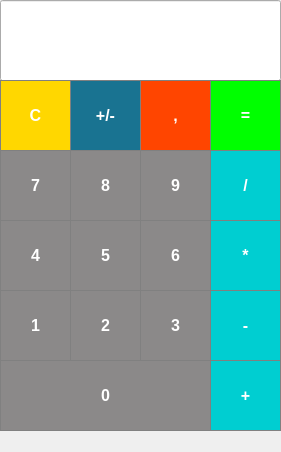
<?xml version="1.0" encoding="UTF-8"?>
<ui version="4.0">
 <class>MainWindow</class>
 <widget class="QMainWindow" name="MainWindow">
  <property name="geometry">
   <rect>
    <x>0</x>
    <y>0</y>
    <width>281</width>
    <height>452</height>
   </rect>
  </property>
  <property name="sizePolicy">
   <sizepolicy hsizetype="Fixed" vsizetype="Fixed">
    <horstretch>0</horstretch>
    <verstretch>0</verstretch>
   </sizepolicy>
  </property>
  <property name="minimumSize">
   <size>
    <width>281</width>
    <height>452</height>
   </size>
  </property>
  <property name="maximumSize">
   <size>
    <width>281</width>
    <height>522</height>
   </size>
  </property>
  <property name="windowTitle">
   <string>MainWindow</string>
  </property>
  <widget class="QWidget" name="centralWidget">
   <widget class="QPushButton" name="pb_7">
    <property name="geometry">
     <rect>
      <x>0</x>
      <y>150</y>
      <width>71</width>
      <height>71</height>
     </rect>
    </property>
    <property name="font">
     <font>
      <family>Tahoma</family>
      <pointsize>12</pointsize>
      <weight>75</weight>
      <italic>false</italic>
      <bold>true</bold>
      <underline>false</underline>
      <strikeout>false</strikeout>
     </font>
    </property>
    <property name="styleSheet">
     <string notr="true">QPushButton {
background-color: rgb(139, 137, 137);
color: white; 
border: 1px solid gray;
}
QPushButton:pressed {
background-color: qlineargradient(x1: 0, y1: 0, x2: 0, y2: 1,
stop: 0 #dadbde, stop: 1 #f6f7fa);
}</string>
    </property>
    <property name="text">
     <string>7</string>
    </property>
   </widget>
   <widget class="QPushButton" name="pb_8">
    <property name="geometry">
     <rect>
      <x>70</x>
      <y>150</y>
      <width>71</width>
      <height>71</height>
     </rect>
    </property>
    <property name="font">
     <font>
      <family>Tahoma</family>
      <pointsize>12</pointsize>
      <weight>75</weight>
      <italic>false</italic>
      <bold>true</bold>
      <underline>false</underline>
      <strikeout>false</strikeout>
     </font>
    </property>
    <property name="styleSheet">
     <string notr="true">QPushButton {
background-color: rgb(139, 137, 137);
color: white; 
border: 1px solid gray;
}
QPushButton:pressed {
background-color: qlineargradient(x1: 0, y1: 0, x2: 0, y2: 1,
stop: 0 #dadbde, stop: 1 #f6f7fa);
}</string>
    </property>
    <property name="text">
     <string>8</string>
    </property>
   </widget>
   <widget class="QPushButton" name="pb_9">
    <property name="geometry">
     <rect>
      <x>140</x>
      <y>150</y>
      <width>71</width>
      <height>71</height>
     </rect>
    </property>
    <property name="font">
     <font>
      <family>Tahoma</family>
      <pointsize>12</pointsize>
      <weight>75</weight>
      <italic>false</italic>
      <bold>true</bold>
      <underline>false</underline>
      <strikeout>false</strikeout>
     </font>
    </property>
    <property name="styleSheet">
     <string notr="true">QPushButton {
background-color: rgb(139, 137, 137);
color: white; 
border: 1px solid gray;
}
QPushButton:pressed {
background-color: qlineargradient(x1: 0, y1: 0, x2: 0, y2: 1,
stop: 0 #dadbde, stop: 1 #f6f7fa);
}</string>
    </property>
    <property name="text">
     <string>9</string>
    </property>
   </widget>
   <widget class="QPushButton" name="pb_4">
    <property name="geometry">
     <rect>
      <x>0</x>
      <y>220</y>
      <width>71</width>
      <height>71</height>
     </rect>
    </property>
    <property name="font">
     <font>
      <family>Tahoma</family>
      <pointsize>12</pointsize>
      <weight>75</weight>
      <italic>false</italic>
      <bold>true</bold>
      <underline>false</underline>
      <strikeout>false</strikeout>
     </font>
    </property>
    <property name="styleSheet">
     <string notr="true">QPushButton {
background-color: rgb(139, 137, 137);
color: white; 
border: 1px solid gray;
}
QPushButton:pressed {
background-color: qlineargradient(x1: 0, y1: 0, x2: 0, y2: 1,
stop: 0 #dadbde, stop: 1 #f6f7fa);
}</string>
    </property>
    <property name="text">
     <string>4</string>
    </property>
   </widget>
   <widget class="QPushButton" name="pb_6">
    <property name="geometry">
     <rect>
      <x>140</x>
      <y>220</y>
      <width>71</width>
      <height>71</height>
     </rect>
    </property>
    <property name="font">
     <font>
      <family>Tahoma</family>
      <pointsize>12</pointsize>
      <weight>75</weight>
      <italic>false</italic>
      <bold>true</bold>
      <underline>false</underline>
      <strikeout>false</strikeout>
     </font>
    </property>
    <property name="styleSheet">
     <string notr="true">QPushButton {
background-color: rgb(139, 137, 137);
color: white; 
border: 1px solid gray;
}
QPushButton:pressed {
background-color: qlineargradient(x1: 0, y1: 0, x2: 0, y2: 1,
stop: 0 #dadbde, stop: 1 #f6f7fa);
}</string>
    </property>
    <property name="text">
     <string>6</string>
    </property>
   </widget>
   <widget class="QPushButton" name="pb_5">
    <property name="geometry">
     <rect>
      <x>70</x>
      <y>220</y>
      <width>71</width>
      <height>71</height>
     </rect>
    </property>
    <property name="font">
     <font>
      <family>Tahoma</family>
      <pointsize>12</pointsize>
      <weight>75</weight>
      <italic>false</italic>
      <bold>true</bold>
      <underline>false</underline>
      <strikeout>false</strikeout>
     </font>
    </property>
    <property name="styleSheet">
     <string notr="true">QPushButton {
background-color: rgb(139, 137, 137);
color: white; 
border: 1px solid gray;
}
QPushButton:pressed {
background-color: qlineargradient(x1: 0, y1: 0, x2: 0, y2: 1,
stop: 0 #dadbde, stop: 1 #f6f7fa);
}</string>
    </property>
    <property name="text">
     <string>5</string>
    </property>
   </widget>
   <widget class="QPushButton" name="pb_3">
    <property name="geometry">
     <rect>
      <x>140</x>
      <y>290</y>
      <width>71</width>
      <height>71</height>
     </rect>
    </property>
    <property name="font">
     <font>
      <family>Tahoma</family>
      <pointsize>12</pointsize>
      <weight>75</weight>
      <italic>false</italic>
      <bold>true</bold>
      <underline>false</underline>
      <strikeout>false</strikeout>
     </font>
    </property>
    <property name="styleSheet">
     <string notr="true">QPushButton {
background-color: rgb(139, 137, 137);
color: white; 
border: 1px solid gray;
}
QPushButton:pressed {
background-color: qlineargradient(x1: 0, y1: 0, x2: 0, y2: 1,
stop: 0 #dadbde, stop: 1 #f6f7fa);
}</string>
    </property>
    <property name="text">
     <string>3</string>
    </property>
   </widget>
   <widget class="QPushButton" name="pb_2">
    <property name="geometry">
     <rect>
      <x>70</x>
      <y>290</y>
      <width>71</width>
      <height>71</height>
     </rect>
    </property>
    <property name="font">
     <font>
      <family>Tahoma</family>
      <pointsize>12</pointsize>
      <weight>75</weight>
      <italic>false</italic>
      <bold>true</bold>
      <underline>false</underline>
      <strikeout>false</strikeout>
     </font>
    </property>
    <property name="styleSheet">
     <string notr="true">QPushButton {
background-color: rgb(139, 137, 137);
color: white; 
border: 1px solid gray;
}
QPushButton:pressed {
background-color: qlineargradient(x1: 0, y1: 0, x2: 0, y2: 1,
stop: 0 #dadbde, stop: 1 #f6f7fa);
}</string>
    </property>
    <property name="text">
     <string>2</string>
    </property>
   </widget>
   <widget class="QPushButton" name="pb_1">
    <property name="geometry">
     <rect>
      <x>0</x>
      <y>290</y>
      <width>71</width>
      <height>71</height>
     </rect>
    </property>
    <property name="font">
     <font>
      <family>Tahoma</family>
      <pointsize>12</pointsize>
      <weight>75</weight>
      <italic>false</italic>
      <bold>true</bold>
      <underline>false</underline>
      <strikeout>false</strikeout>
     </font>
    </property>
    <property name="styleSheet">
     <string notr="true">QPushButton {
background-color: rgb(139, 137, 137);
color: white; 
border: 1px solid gray;
}
QPushButton:pressed {
background-color: qlineargradient(x1: 0, y1: 0, x2: 0, y2: 1,
stop: 0 #dadbde, stop: 1 #f6f7fa);
}</string>
    </property>
    <property name="text">
     <string>1</string>
    </property>
   </widget>
   <widget class="QPushButton" name="pb_0">
    <property name="geometry">
     <rect>
      <x>0</x>
      <y>360</y>
      <width>211</width>
      <height>71</height>
     </rect>
    </property>
    <property name="font">
     <font>
      <family>Tahoma</family>
      <pointsize>12</pointsize>
      <weight>75</weight>
      <italic>false</italic>
      <bold>true</bold>
      <underline>false</underline>
      <strikeout>false</strikeout>
     </font>
    </property>
    <property name="styleSheet">
     <string notr="true">QPushButton {
background-color: rgb(139, 137, 137);
color: white; 
border: 1px solid gray;
}
QPushButton:pressed {
background-color: qlineargradient(x1: 0, y1: 0, x2: 0, y2: 1,
stop: 0 #dadbde, stop: 1 #f6f7fa);
}</string>
    </property>
    <property name="text">
     <string>0</string>
    </property>
   </widget>
   <widget class="QPushButton" name="pb_umnozh">
    <property name="geometry">
     <rect>
      <x>210</x>
      <y>220</y>
      <width>71</width>
      <height>71</height>
     </rect>
    </property>
    <property name="font">
     <font>
      <family>Tahoma</family>
      <pointsize>12</pointsize>
      <weight>75</weight>
      <italic>false</italic>
      <bold>true</bold>
      <underline>false</underline>
      <strikeout>false</strikeout>
     </font>
    </property>
    <property name="styleSheet">
     <string notr="true">QPushButton {
background-color: rgb(0, 206, 209);
color: white; 
border: 1px solid gray;
}

QPushButton:pressed {
background-color: qlineargradient(x1: 0, y1: 0, x2: 0, y2: 1,
stop: 0 #FF7832, stop: 1 #FF9739);
}</string>
    </property>
    <property name="text">
     <string>*</string>
    </property>
   </widget>
   <widget class="QPushButton" name="pb_delit">
    <property name="geometry">
     <rect>
      <x>210</x>
      <y>150</y>
      <width>71</width>
      <height>71</height>
     </rect>
    </property>
    <property name="font">
     <font>
      <family>Tahoma</family>
      <pointsize>12</pointsize>
      <weight>75</weight>
      <italic>false</italic>
      <bold>true</bold>
      <underline>false</underline>
      <strikeout>false</strikeout>
     </font>
    </property>
    <property name="styleSheet">
     <string notr="true">QPushButton {
background-color: rgb(0, 206, 209);
color: white; 
border: 1px solid gray;
}

QPushButton:pressed {
background-color: qlineargradient(x1: 0, y1: 0, x2: 0, y2: 1,
stop: 0 #FF7832, stop: 1 #FF9739);
}</string>
    </property>
    <property name="text">
     <string>/</string>
    </property>
   </widget>
   <widget class="QPushButton" name="pb_minus">
    <property name="geometry">
     <rect>
      <x>210</x>
      <y>290</y>
      <width>71</width>
      <height>71</height>
     </rect>
    </property>
    <property name="font">
     <font>
      <family>Tahoma</family>
      <pointsize>12</pointsize>
      <weight>75</weight>
      <italic>false</italic>
      <bold>true</bold>
      <underline>false</underline>
      <strikeout>false</strikeout>
     </font>
    </property>
    <property name="styleSheet">
     <string notr="true">QPushButton {
background-color: rgb(0, 206, 209);
color: white; 
border: 1px solid gray;
}

QPushButton:pressed {
background-color: qlineargradient(x1: 0, y1: 0, x2: 0, y2: 1,
stop: 0 #FF7832, stop: 1 #FF9739);
}</string>
    </property>
    <property name="text">
     <string>-</string>
    </property>
   </widget>
   <widget class="QPushButton" name="pb_plus">
    <property name="geometry">
     <rect>
      <x>210</x>
      <y>360</y>
      <width>71</width>
      <height>71</height>
     </rect>
    </property>
    <property name="font">
     <font>
      <family>Tahoma</family>
      <pointsize>12</pointsize>
      <weight>75</weight>
      <italic>false</italic>
      <bold>true</bold>
      <underline>false</underline>
      <strikeout>false</strikeout>
     </font>
    </property>
    <property name="styleSheet">
     <string notr="true">QPushButton {
background-color: rgb(0, 206, 209);
color: white; 
border: 1px solid gray;
}

QPushButton:pressed {
background-color: qlineargradient(x1: 0, y1: 0, x2: 0, y2: 1,
stop: 0 #FF7832, stop: 1 #FF9739);
}</string>
    </property>
    <property name="text">
     <string>+</string>
    </property>
   </widget>
   <widget class="QLineEdit" name="lineEdit">
    <property name="geometry">
     <rect>
      <x>0</x>
      <y>0</y>
      <width>281</width>
      <height>81</height>
     </rect>
    </property>
    <property name="styleSheet">
     <string notr="true">QLabel {
qproperty-alignment: 'AlignVCenter | AlignRight';
border: 1px solid gray;
}

background-color : white;</string>
    </property>
    <property name="alignment">
     <set>Qt::AlignRight|Qt::AlignTrailing|Qt::AlignVCenter</set>
    </property>
   </widget>
   <widget class="QPushButton" name="pb_rovno">
    <property name="geometry">
     <rect>
      <x>210</x>
      <y>80</y>
      <width>71</width>
      <height>71</height>
     </rect>
    </property>
    <property name="font">
     <font>
      <family>Tahoma</family>
      <pointsize>12</pointsize>
      <weight>75</weight>
      <italic>false</italic>
      <bold>true</bold>
      <underline>false</underline>
      <strikeout>false</strikeout>
     </font>
    </property>
    <property name="styleSheet">
     <string notr="true">QPushButton {
background-color: rgb(0, 255, 0);
color: white;
border: 1px solid gray;
}
QPushButton:pressed {
background-color: qlineargradient(x1: 0, y1: 0, x2: 0, y2: 1,
stop: 0 #BEBEBE, stop: 1 #D7D7D7);
}</string>
    </property>
    <property name="text">
     <string>=</string>
    </property>
   </widget>
   <widget class="QPushButton" name="pb_c">
    <property name="geometry">
     <rect>
      <x>0</x>
      <y>80</y>
      <width>71</width>
      <height>71</height>
     </rect>
    </property>
    <property name="font">
     <font>
      <family>Tahoma</family>
      <pointsize>12</pointsize>
      <weight>75</weight>
      <italic>false</italic>
      <bold>true</bold>
      <underline>false</underline>
      <strikeout>false</strikeout>
     </font>
    </property>
    <property name="styleSheet">
     <string notr="true">QPushButton {
background-color: rgb(255, 215, 0);
color: white;
border: 1px solid gray;
}
QPushButton:pressed {
background-color: qlineargradient(x1: 0, y1: 0, x2: 0, y2: 1,
stop: 0 #BEBEBE, stop: 1 #D7D7D7);
}</string>
    </property>
    <property name="text">
     <string>C</string>
    </property>
   </widget>
   <widget class="QPushButton" name="pb_zapitay">
    <property name="geometry">
     <rect>
      <x>140</x>
      <y>80</y>
      <width>71</width>
      <height>71</height>
     </rect>
    </property>
    <property name="font">
     <font>
      <family>Tahoma</family>
      <pointsize>12</pointsize>
      <weight>75</weight>
      <italic>false</italic>
      <bold>true</bold>
      <underline>false</underline>
      <strikeout>false</strikeout>
     </font>
    </property>
    <property name="styleSheet">
     <string notr="true">QPushButton {
background-color: rgb(255, 69, 0);
color: white;
border: 1px solid gray;
}
QPushButton:pressed {
background-color: qlineargradient(x1: 0, y1: 0, x2: 0, y2: 1,
stop: 0 #BEBEBE, stop: 1 #D7D7D7);
}</string>
    </property>
    <property name="text">
     <string>,</string>
    </property>
   </widget>
   <widget class="QPushButton" name="pb_pm">
    <property name="geometry">
     <rect>
      <x>70</x>
      <y>80</y>
      <width>71</width>
      <height>71</height>
     </rect>
    </property>
    <property name="font">
     <font>
      <family>Tahoma</family>
      <pointsize>12</pointsize>
      <weight>75</weight>
      <italic>false</italic>
      <bold>true</bold>
      <underline>false</underline>
      <strikeout>false</strikeout>
     </font>
    </property>
    <property name="styleSheet">
     <string notr="true">QPushButton {
background-color: rgb(25, 115, 145);
color: white;
border: 1px solid gray;
}
QPushButton:pressed {
background-color: qlineargradient(x1: 0, y1: 0, x2: 0, y2: 1,
stop: 0 #BEBEBE, stop: 1 #D7D7D7);
}</string>
    </property>
    <property name="text">
     <string>+/-</string>
    </property>
   </widget>
  </widget>
  <widget class="QMenuBar" name="menuBar">
   <property name="geometry">
    <rect>
     <x>0</x>
     <y>0</y>
     <width>281</width>
     <height>21</height>
    </rect>
   </property>
  </widget>
 </widget>
 <layoutdefault spacing="6" margin="11"/>
 <resources/>
 <connections/>
</ui>
